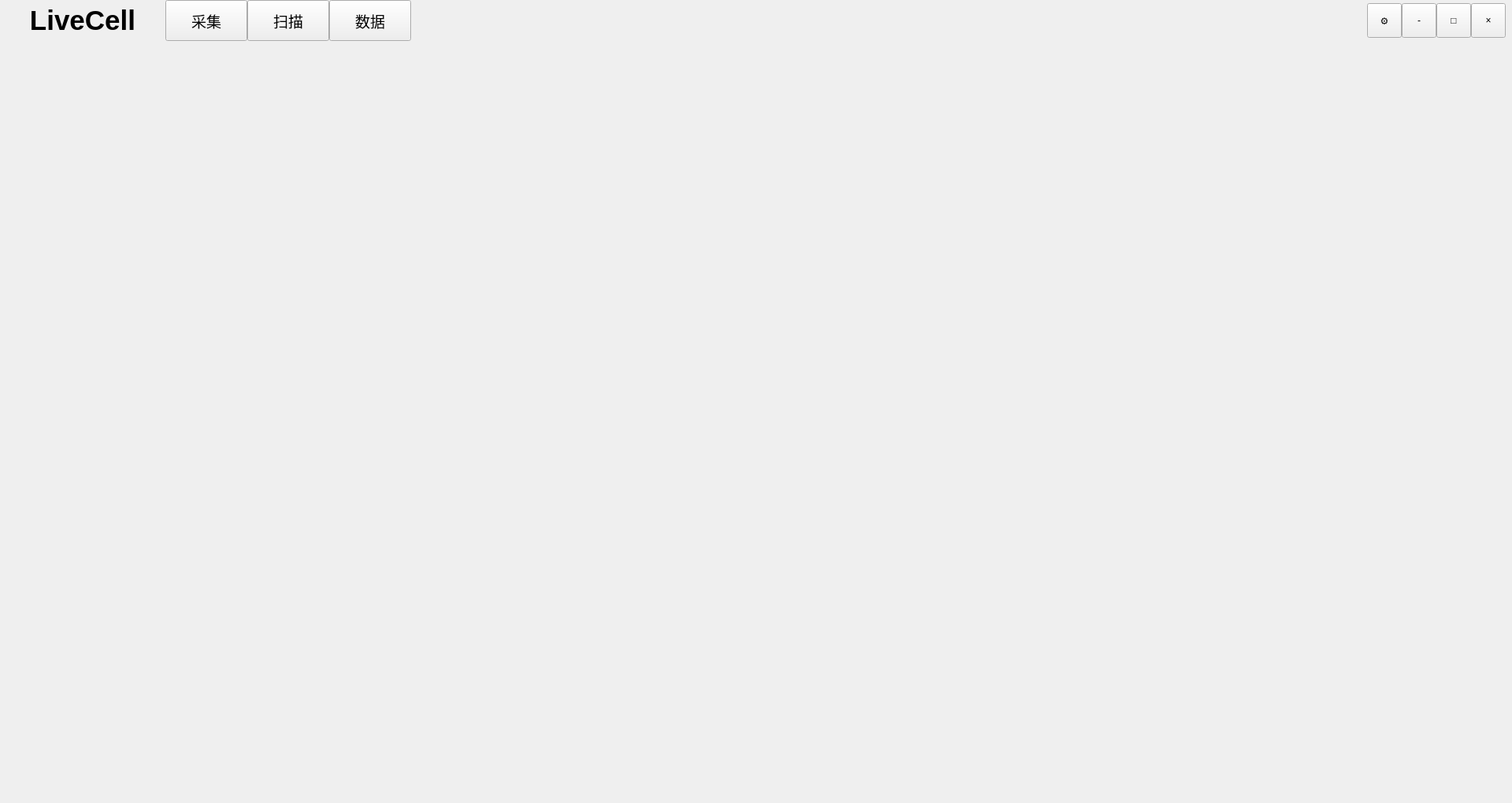
<?xml version="1.0" encoding="UTF-8"?>
<ui version="4.0">
 <class>MainWindow</class>
 <widget class="QMainWindow" name="MainWindow">
  <property name="geometry">
   <rect>
    <x>0</x>
    <y>0</y>
    <width>1920</width>
    <height>1020</height>
   </rect>
  </property>
  <property name="minimumSize">
   <size>
    <width>1280</width>
    <height>720</height>
   </size>
  </property>
  <property name="windowTitle">
   <string>LiveCell</string>
  </property>
  <widget class="QWidget" name="centralWidget">
   <layout class="QVBoxLayout" name="mainVerticalLayout">
    <property name="spacing">
     <number>0</number>
    </property>
    <property name="leftMargin">
     <number>0</number>
    </property>
    <property name="topMargin">
     <number>0</number>
    </property>
    <property name="rightMargin">
     <number>0</number>
    </property>
    <property name="bottomMargin">
     <number>0</number>
    </property>
    <item>
     <widget class="QWidget" name="headerWidget">
      <property name="minimumSize">
       <size>
        <width>0</width>
        <height>52</height>
       </size>
      </property>
      <property name="maximumSize">
       <size>
        <width>16777215</width>
        <height>52</height>
       </size>
      </property>
      <layout class="QHBoxLayout" name="headerHorizontalLayout">
       <property name="spacing">
        <number>0</number>
       </property>
       <property name="leftMargin">
        <number>0</number>
       </property>
       <property name="topMargin">
        <number>0</number>
       </property>
       <property name="rightMargin">
        <number>8</number>
       </property>
       <property name="bottomMargin">
        <number>0</number>
       </property>
       <item>
        <widget class="QLabel" name="labelLogo">
         <property name="minimumSize">
          <size>
           <width>210</width>
           <height>52</height>
          </size>
         </property>
         <property name="maximumSize">
          <size>
           <width>230</width>
           <height>52</height>
          </size>
         </property>
         <property name="font">
          <font>
           <family>Arial</family>
           <pointsize>26</pointsize>
           <bold>true</bold>
          </font>
         </property>
         <property name="text">
          <string>LiveCell</string>
         </property>
         <property name="alignment">
          <set>Qt::AlignCenter</set>
         </property>
        </widget>
       </item>
       <item>
        <widget class="QPushButton" name="buttonPreviewPage">
         <property name="minimumSize">
          <size>
           <width>104</width>
           <height>52</height>
          </size>
         </property>
         <property name="maximumSize">
          <size>
           <width>104</width>
           <height>52</height>
          </size>
         </property>
         <property name="font">
          <font>
           <pointsize>14</pointsize>
          </font>
         </property>
         <property name="text">
          <string>采集</string>
         </property>
         <property name="checkable">
          <bool>true</bool>
         </property>
        </widget>
       </item>
       <item>
        <widget class="QPushButton" name="buttonScanPage">
         <property name="minimumSize">
          <size>
           <width>104</width>
           <height>52</height>
          </size>
         </property>
         <property name="maximumSize">
          <size>
           <width>104</width>
           <height>52</height>
          </size>
         </property>
         <property name="font">
          <font>
           <pointsize>14</pointsize>
          </font>
         </property>
         <property name="text">
          <string>扫描</string>
         </property>
         <property name="checkable">
          <bool>true</bool>
         </property>
        </widget>
       </item>
       <item>
        <widget class="QPushButton" name="buttonDataPage">
         <property name="minimumSize">
          <size>
           <width>104</width>
           <height>52</height>
          </size>
         </property>
         <property name="maximumSize">
          <size>
           <width>104</width>
           <height>52</height>
          </size>
         </property>
         <property name="font">
          <font>
           <pointsize>14</pointsize>
          </font>
         </property>
         <property name="text">
          <string>数据</string>
         </property>
         <property name="checkable">
          <bool>true</bool>
         </property>
        </widget>
       </item>
       <item>
        <spacer name="headerHorizontalSpacer">
         <property name="orientation">
          <enum>Qt::Horizontal</enum>
         </property>
         <property name="sizeHint" stdset="0">
          <size>
           <width>40</width>
           <height>20</height>
          </size>
         </property>
        </spacer>
       </item>
       <item>
        <widget class="QToolButton" name="buttonSettings">
         <property name="minimumSize">
          <size>
           <width>44</width>
           <height>44</height>
          </size>
         </property>
         <property name="maximumSize">
          <size>
           <width>44</width>
           <height>44</height>
          </size>
         </property>
         <property name="text">
          <string>⚙</string>
         </property>
        </widget>
       </item>
       <item>
        <widget class="QToolButton" name="buttonMinimize">
         <property name="minimumSize">
          <size>
           <width>44</width>
           <height>44</height>
          </size>
         </property>
         <property name="maximumSize">
          <size>
           <width>44</width>
           <height>44</height>
          </size>
         </property>
         <property name="text">
          <string>-</string>
         </property>
        </widget>
       </item>
       <item>
        <widget class="QToolButton" name="buttonMaximize">
         <property name="minimumSize">
          <size>
           <width>44</width>
           <height>44</height>
          </size>
         </property>
         <property name="maximumSize">
          <size>
           <width>44</width>
           <height>44</height>
          </size>
         </property>
         <property name="text">
          <string>□</string>
         </property>
        </widget>
       </item>
       <item>
        <widget class="QToolButton" name="buttonClose">
         <property name="minimumSize">
          <size>
           <width>44</width>
           <height>44</height>
          </size>
         </property>
         <property name="maximumSize">
          <size>
           <width>44</width>
           <height>44</height>
          </size>
         </property>
         <property name="text">
          <string>×</string>
         </property>
        </widget>
       </item>
      </layout>
     </widget>
    </item>
    <item>
     <widget class="QStackedWidget" name="pageStackedWidget">
      <property name="sizePolicy">
       <sizepolicy hsizetype="Expanding" vsizetype="Expanding">
        <horstretch>0</horstretch>
        <verstretch>1</verstretch>
       </sizepolicy>
      </property>
     </widget>
    </item>
   </layout>
  </widget>
 </widget>
 <resources/>
 <connections/>
</ui>
